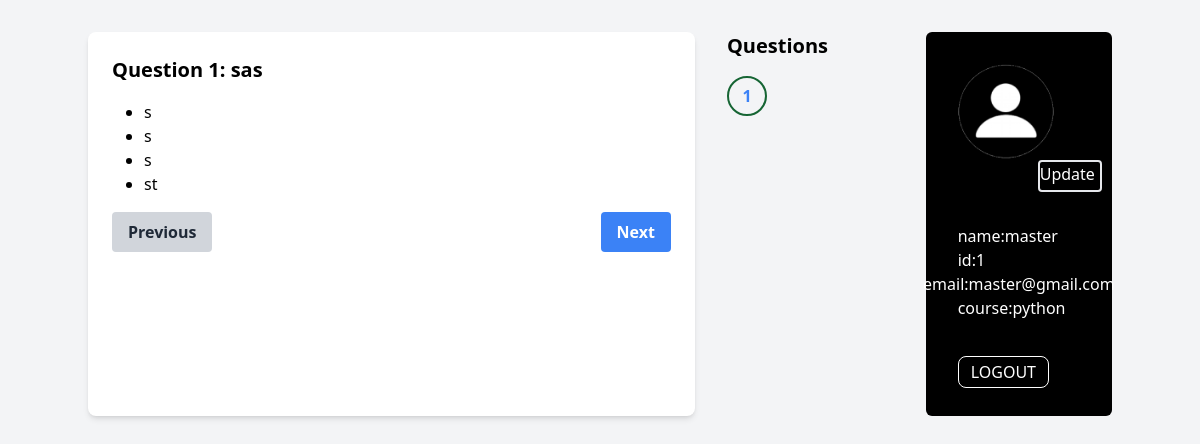
The app's page /assessments/java (signed in), older data.
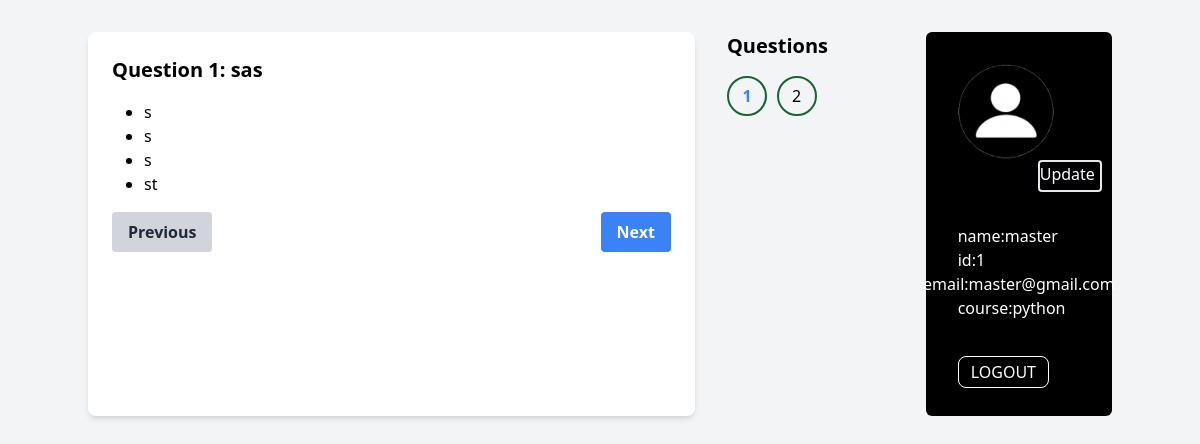
The same page, newer data.
### app/models/models.py (models this page shows, shortened)
class Assessment(db.Model):
    id = db.Column(db.Integer, primary_key=True)
    question = db.Column(db.String(255), nullable=False)
    option1 = db.Column(db.String(255), nullable=False)
    option2 = db.Column(db.String(255), nullable=False)
    option3 = db.Column(db.String(255), nullable=False)
    option4 = db.Column(db.String(255), nullable=False)
    correct_answer = db.Column(db.String(255), nullable=False)
    faculty_id = db.Column(db.Integer, db.ForeignKey('faculty.id'), nullable=False)
    course = db.Column(db.String(64), nullable=False)  # Add course column

class User(UserMixin,db.Model):
    id = db.Column(db.Integer, primary_key=True)
    email = db.Column(db.String(100), unique=True, nullable=False)
    username = db.Column(db.String(64), index=True, unique=True)
    password_hash = db.Column(db.String(128))  # Changed field name to password_hash
    course = db.Column(db.String(64))  # Add course column
    profile_image = db.Column(db.String(100), default='default.png')

### app/routes/assessments.py (the view)
@assessment_bp.route('/assessments/<course>')
def display_assessments(course):
    assessments = Assessment.query.filter_by(course=course).all()
    return render_template('displayassessments.html', assessments=assessments, index_start=1, enumerate=enumerate)

### app/extensions/login_manager.py (called while the page is built)
@login_manager.user_loader
def load_user(user_id):
    user = User.query.get(user_id)
    if not user:
        user = Faculty.query.get(user_id)
    return user

### app/templates/displayassessments.html (shortened to what this page needs)
<!DOCTYPE html>
<html lang="en">
<head>
    <script src="https://cdn.tailwindcss.com"></script>
</head>
<body class="bg-gray-100">
    <div class="container mx-auto py-8 flex">
        <div class="w-3/4 bg-white rounded-lg shadow-md p-6">
            <h2 id="question-title" class="text-xl font-semibold mb-4"></h2>
            <ul id="options-list" class="list-disc ml-8"></ul>
            <div class="flex justify-between mt-4">
                <button id="prev-btn" class="bg-gray-300 hover:bg-gray-400 text-gray-800 font-bold py-2 px-4 rounded" onclick="prevQuestion()">Previous</button>
                <button id="next-btn" class="bg-blue-500 hover:bg-blue-700 text-white font-bold py-2 px-4 rounded" onclick="nextQuestion()">Next</button>
            </div>
        </div>
        <div class="w-1/4 ml-8">
            <h2 class="text-xl font-bold mb-4">Questions</h2>
            <div id="question-list" class="grid grid-cols-4 gap-y-4">
                {% for index, _ in enumerate(assessments) %}
                    <div class="items-center question-number cursor-pointer border-2 rounded-full justify-center flex mr-4 h-10 w-10 border-green-800" onclick="showQuestion({{ index }})">{{ index + 1 }}</div>
                {% endfor %}
            </div>
        </div>
        <div class="bg-black text-white h-96 w-60 grid grid-cols-1 justify-center items-center rounded-md">
            <div class="pl-8 pr-8">
                <div class="profile-image-container justify-center">
                    {% if current_user.profile_image %}
                    <img id="profile-image" src="{{ url_for('static', filename='profile_pics/' + current_user.profile_image) }}" class="h-24 w-24 rounded-full" alt="{{ current_user.username }}'s Profile Image" onerror="this.onerror=null;this.src='{{ url_for('static', filename='profile_pics/profile.png') }}';" />
                    {% else %}
                    <img id="profile-image" src="{{ url_for('static', filename='profile_pics/default.png') }}" class="h-16 w-16 rounded-full" alt="Default Profile Image">
                    {% endif %}
                </div>
                <button id="edit-profile-btn" class="ml-20 border-2 flex inline text-white rounded h-8 w-16">Update</button>
                <p class="mt-8">name:{{current_user.username}}<p>
                <p>id:{{current_user.id}}</p>
                <p class="flex justify-center">email:{{current_user.email}}</p>
                <p class="mb-10">course:{{current_user.course}}</p>
                <a href="/" class="border border-white py-1 px-3 rounded-lg mt-8">LOGOUT</a>
            </div>
        </div>
    </div>
</body>
</html>

Row changes from the older to the newer data that the page shows:
added Assessment: index "2"
